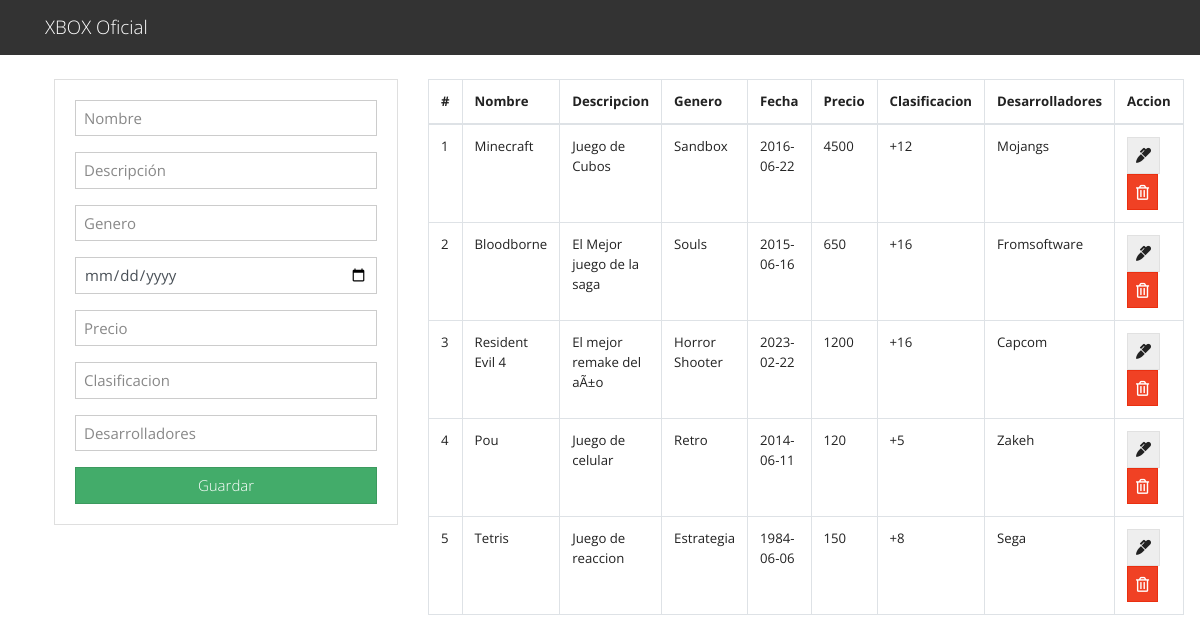
The page / on the database its author committed.
### tables this page shows
CREATE TABLE `juegos` (
  `id` int(10) NOT NULL,
  `nombre` varchar(50) NOT NULL,
  `descripcion` varchar(50) NOT NULL,
  `genero` varchar(50) NOT NULL,
  `fecha` date NOT NULL,
  `precio` varchar(50) NOT NULL,
  `clasificacion` varchar(50) NOT NULL,
  `desarrolladores` varchar(50) NOT NULL
);

### index.php (the view, shortened to what this page needs)
<?php include("db.php"); ?>
<?php include('includes/header.php'); ?>
<main class="container p-4">
  <div class="row">
    <div class="col-md-4">
      <div class="card card-body">
        <form action="guardar.php" method="POST">
          <div class="form-group">
            <input type="text" name="nombre" class="form-control" placeholder="Nombre" autofocus>
          </div>
          <div class="form-group">
            <input type="text" name="descripcion" class="form-control" placeholder="Descripción"></input>
          </div>
          <div class="form-group">
            <input type="text" name="genero" class="form-control" placeholder="Genero"></input>
          </div>
          <div class="form-group">
            <input type="date" name="fecha" class="form-control" placeholder="Fecha"></input>
          </div>
          <div class="form-group">
            <input type="text" name="precio" class="form-control" placeholder="Precio"></input>
          </div>
          <div class="form-group">
            <input type="text" name="clasificacion" class="form-control" placeholder="Clasificacion"></input>
          </div>
          <div class="form-group">
            <input type="text" name="desarrolladores" class="form-control" placeholder="Desarrolladores"></input>
          </div>
          <input type="submit" name="guardar" class="btn btn-success btn-block" value="Guardar">
        </form>
      </div>
    </div>
    <div class="col-md-8">
      <table class="table table-bordered">
        <thead>
          <tr>
            <th>#</th>
            <th>Nombre</th>
            <th>Descripcion</th>
            <th>Genero</th>
            <th>Fecha</th>
            <th>Precio</th>
            <th>Clasificacion</th>
            <th>Desarrolladores</th>
            <th>Accion</th>
          </tr>
        </thead>
        <tbody>
          <?php
          $query = "SELECT * FROM juegos";
          $result_tasks = mysqli_query($conn, $query);
          while($row = mysqli_fetch_assoc($result_tasks)) { ?>
          <tr>
            <td><?php echo $row['id']; ?></td>
            <td><?php echo $row['nombre']; ?></td>
            <td><?php echo $row['descripcion']; ?></td>
            <td><?php echo $row['genero']; ?></td>
            <td><?php echo $row['fecha']; ?></td>
            <td><?php echo $row['precio']; ?></td>
            <td><?php echo $row['clasificacion']; ?></td>
            <td><?php echo $row['desarrolladores']; ?></td>
            <td>
              <a href="editar.php?id=<?php echo $row['id']?>" class="btn btn-secondary">
                <i class="fas fa-marker"></i>
              </a>
              <a href="borrar.php?id=<?php echo $row['id']?>" class="btn btn-danger">
                <i class="far fa-trash-alt"></i>
              </a>
            </td>
          </tr>
          <?php } ?>
        </tbody>
      </table>
    </div>
  </div>
</main>
<?php include('includes/footer.php'); ?>

### Includes/header.php (shortened to what this page needs)
<!DOCTYPE html>
<html lang="en">
  <head>
    <link rel="stylesheet" href="https://bootswatch.com/4/yeti/bootstrap.min.css">
    <link rel="stylesheet" href="https://use.fontawesome.com/releases/v5.6.3/css/all.css">
  </head>
  <body>
    <nav class="navbar navbar-dark bg-dark">
      <div class="container">
        <a class="navbar-brand" href="index.php">XBOX Oficial </a>
      </div>
    </nav>

### Includes/footer.php (shortened to what this page needs)
</body>
</html>

### rows shown on the page
juegos: id "1", nombre "Minecraft", descripcion "Juego de Cubos", genero "Sandbox", fecha "2016-06-22", precio "4500", clasificacion "+12", desarrolladores "Mojangs"
juegos: id "2", nombre "Bloodborne", descripcion "El Mejor juego de la saga", genero "Souls", fecha "2015-06-16", precio "650", clasificacion "+16", desarrolladores "Fromsoftware"
juegos: id "3", nombre "Resident Evil 4", descripcion "El mejor remake del aÃ±o", genero "Horror Shooter", fecha "2023-02-22", precio "1200", clasificacion "+16", desarrolladores "Capcom"
juegos: id "4", nombre "Pou", descripcion "Juego de celular", genero "Retro", fecha "2014-06-11", precio "120", clasificacion "+5", desarrolladores "Zakeh"
juegos: id "5", nombre "Tetris", descripcion "Juego de reaccion", genero "Estrategia", fecha "1984-06-06", precio "150", clasificacion "+8", desarrolladores "Sega"
